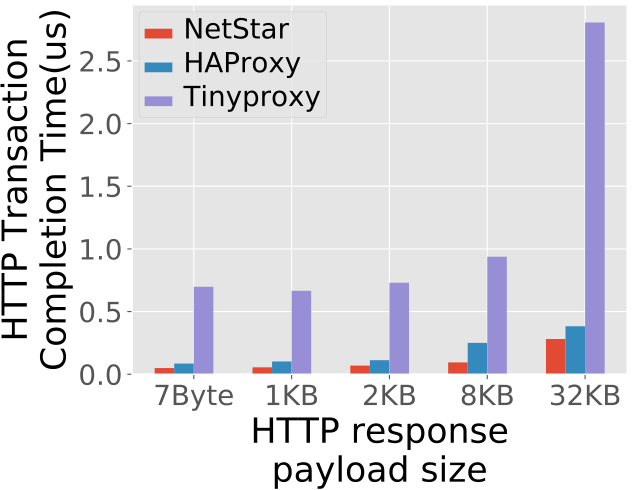

Write the Python code that produced this figure.
#!/usr/bin/env python2.7
import os
import optparse
import sys
import subprocess
import signal
import time
import numpy as np
import matplotlib.pyplot as plt


def read_log(filename):
	runtimes = []
	received = []
	dropped = []
	time = []
	with open(filename) as f:
		for line in f:
			if line.find("[RESULT]") != -1:
				numbers = line.split(' ')
				received.append(float(numbers[1]))
				dropped.append(float(numbers[2]))
				time.append(float(numbers[3]))

	return runtimes, received, dropped, time

def read_data():
        gpu = []
        memory = []
        r1=0
        r2=0
        i=0

        while i<20:
                time.sleep(0.1)
                p=os.popen('nvidia-smi -i 1 --query-gpu=utilization.gpu --format=csv,noheader','r')
                line=p.readlines()[0]
                r1=int(line.split('%')[0])
                gpu.append(r1)

                q=os.popen('nvidia-smi -i 1 --query-gpu=utilization.memory --format=csv,noheader','r')
                line=q.readlines()[0]
                r2=int(line.split('%')[0])
                memory.append(r2)
                i=i+1
        return gpu,memory
def draw():

	CS = [21649, 24585, 28179, 71076, 278111]
	seastar_native = [49107, 55025, 68903, 94756, 281269]
	seastar_kernel = [84416, 100494, 109481, 298664, 374623]
	HAProxy = [85104, 101898, 111997, 250670, 382917]
	Tinyproxy = [697969, 665676, 730122, 937572, 2807009]
	CS = map(lambda f:f/1000.0, CS)
	seastar_native = map(lambda f:f/1000000.0, seastar_native)
	seastar_kernel = map(lambda f:f/1000000.0, seastar_kernel)
	HAProxy = map(lambda f:f/1000000.0, HAProxy)
	Tinyproxy = map(lambda f:f/1000000.0, Tinyproxy)
#	nfa=map(float,nfa)
#	base_line=[4171072,4155680,3486624,2332160,1192747]
#	base_line=map(float,base_line)
#	nfa=map(float,nfa)

	plt.style.use('ggplot')#seaborn-white')

	fig,ax1 = plt.subplots()
	fig = plt.figure(1)

	runtimes = [1,2,3,4,5,6,7,8,9,10,11,12]
	colors = ['r','b','y','m','c','g','r','b','y']
	styles = ['-.', '--', ':', '-', '--', ':', '-','--']
	index = 0;

	x = np.arange(5)
	labels= ["7Byte","1KB","2KB","8KB","32KB"]

	width = 0.2
	#ax1.bar(x+width, CS, width, label="without proxy", hatch="/")
	ax1.bar(x+1*width, seastar_native, width, label="NetStar", hatch="\\")
	ax1.bar(x+2*width, HAProxy, width, label="HAProxy", hatch="|")
	#ax1.bar(x+4*width, seastar_kernel, width, label="NetStar (kernel stack)", hatch="|")
	ax1.bar(x+3*width, Tinyproxy, width, label="Tinyproxy",hatch="")

	plt.xticks(x+2.5*width,labels)
	for tl in ax1.get_xticklabels():
		tl.set_fontsize(20)
		tl.set_fontstyle('normal')
	for tl in ax1.get_yticklabels():
		tl.set_fontsize(20)
		tl.set_fontstyle('normal')

	# Now add the legend with some customizations.
	legend = ax1.legend(loc='upper left', shadow=False)
	# Set the fontsize
	for label in legend.get_texts():
		label.set_fontsize(20)

	for label in legend.get_lines():
		label.set_linewidth(3)  # the legend line width

	plt.xlabel("HTTP response\npayload size", fontsize=25, style='normal', color='black')
	plt.ylabel("HTTP Transaction\nCompletion Time(us)", fontsize=25, style='normal', color='black')
	plt.savefig("Proxy_RTT.pdf", bbox_inches='tight', pad_inches=0)
	plt.show()

def main():

	#runtimes,received,dropped,time = read_log("temp")

	draw()



if __name__ == "__main__" :
	main()
